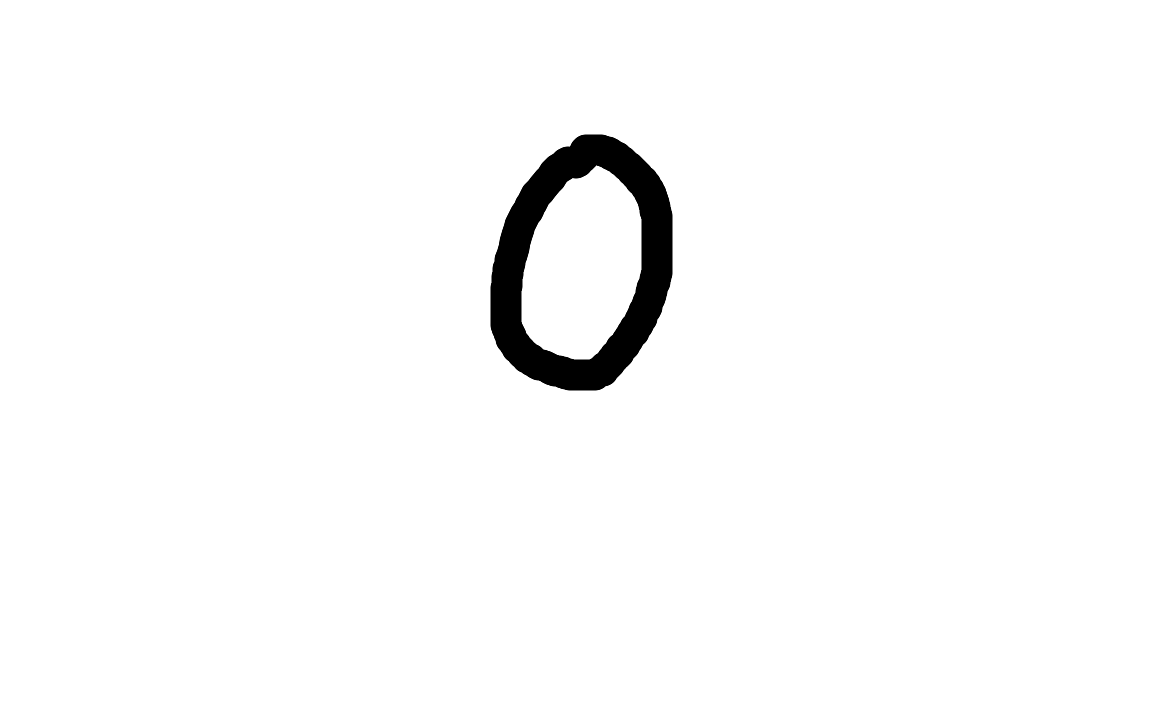
#> input picture my_digits/digit0.png, 1152 x 720 px; its folder holds 4 pictures in this run
$ python predict_image.py
#> lines starting #> are read from the running program, lines starting #| are printed output that depends on the picture; after the words box and inside, x2 and y2 are one past the last pixel; in counts of white or black regions, pixels touching at a corner belong together
### model.py
import numpy as np


class NeuralNetwork:

    def __init__(self, model_path="mnist_model.npz"):

#> called with model_path = 'mnist_model.npz'
        model = np.load(model_path)
#> (reads mnist_model.npz from the repository)

        self.W1 = model["W1"]
        self.b1 = model["b1"]
        self.W2 = model["W2"]
        self.b2 = model["b2"]

        print("Trained model loaded successfully.")


    def relu(self, x):

        return np.maximum(0, x)


    def softmax(self, x):

        x = x - np.max(
            x,
            axis=1,
            keepdims=True
        )

        exp_x = np.exp(x)

        return exp_x / np.sum(
            exp_x,
            axis=1,
            keepdims=True
        )


    def forward(self, X):

        Z1 = np.dot(
            X,
            self.W1
        ) + self.b1

        A1 = self.relu(Z1)

        Z2 = np.dot(
            A1,
            self.W2
        ) + self.b2

        A2 = self.softmax(Z2)

        return A2


    def predict(self, X):

        output = self.forward(X)

        predicted_digit = np.argmax(
            output,
            axis=1
        )[0]

        confidence = np.max(
            output
        ) * 100

        return predicted_digit, confidence, output

# [5 lines that do not run on import are left out]

### predict_image.py
import numpy as np
from model import NeuralNetwork
from PIL import Image


print("Trained model loaded successfully.")

def prepare_image(image_path):

#> called with image_path = 'my_digits/digit0.png'
    image = Image.open(image_path)
#> image is the input picture: PIL image 1152x720 RGBA; mean R, G, B, A 249.2, 249.2, 249.2, 255

    image = image.convert("L")
#> image: PIL image 1152x720 L

    image_array = np.array(image)

    # Invert:
    # white background -> black
    # black digit -> white
    image_array = 255 - image_array
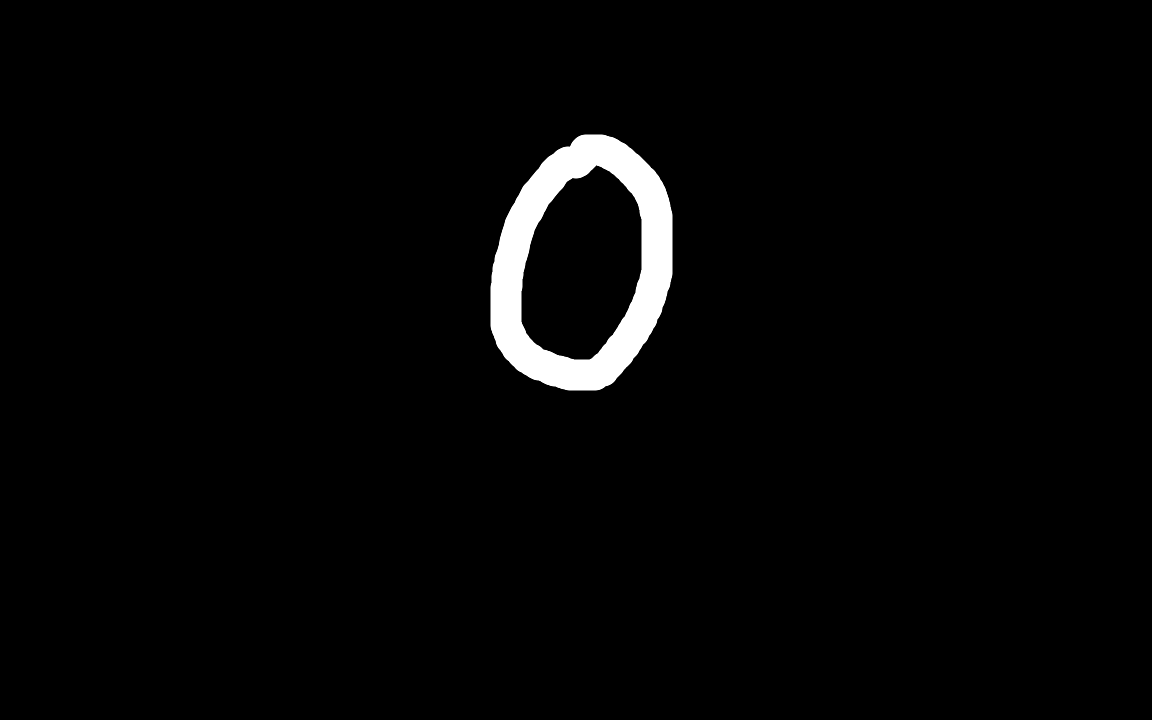
#> image_array: shape (720, 1152); min 0, max 255, mean 5.8

    # Remove weak background noise
    image_array[image_array < 30] = 0
#> image_array: shape (720, 1152); 0.03% of pixels changed, all inside (x1, y1, x2, y2) = (490, 134, 673, 391)

    # Find the digit area
    rows = np.any(image_array > 0, axis=1)
    cols = np.any(image_array > 0, axis=0)

    row_indices = np.where(rows)[0]
#> row_indices = 257 values from 134 to 390
    col_indices = np.where(cols)[0]
#> col_indices = 183 values from 490 to 672

    if len(row_indices) == 0 or len(col_indices) == 0:
        return None

    top = row_indices[0]
#> top = 134
    bottom = row_indices[-1]
#> bottom = 390

    left = col_indices[0]
#> left = 490
    right = col_indices[-1]
#> right = 672

    # Crop digit
    digit = image_array[
        top:bottom + 1,
        left:right + 1
    ]
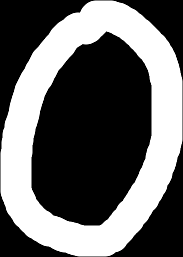
#> digit: shape (257, 183); min 0, max 255, mean 102.2

    digit = Image.fromarray(
        digit.astype(np.uint8)
    )

    # Keep the aspect ratio
    digit.thumbnail((20, 20))

    # Create MNIST-sized black canvas
    canvas = np.zeros(
        (28, 28),
        dtype=np.uint8
    )

    # Initial centering
    x = (28 - digit.width) // 2
#> x = 7
    y = (28 - digit.height) // 2
#> y = 4

    digit_array = np.array(digit)

    canvas[
        y:y + digit.height,
        x:x + digit.width
    ] = digit_array
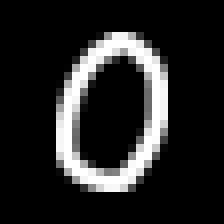
#> canvas: shape (28, 28) (shown 8 times larger); min 0, max 255, mean 36.6

    # -------------------------
    # CENTER OF MASS
    # -------------------------

    total = np.sum(canvas)
#> total = 28664

    if total > 0:

        rows_sum = np.sum(
            canvas,
            axis=1
        )
#> rows_sum = 28 values, max 2118 at index 21, min 0 at index 0, mean 1023.7

        cols_sum = np.sum(
            canvas,
            axis=0
        )
#> cols_sum = 28 values, max 3141 at index 19, min 0 at index 0, mean 1023.7

        center_y = np.sum(
            np.arange(28) * rows_sum
        ) / total
#> center_y = 13.7

        center_x = np.sum(
            np.arange(28) * cols_sum
        ) / total
#> center_x = 13.59

        shift_y = int(
            round(13.5 - center_y)
        )
#> shift_y = 0

        shift_x = int(
            round(13.5 - center_x)
        )
#> shift_x = 0

        canvas = np.roll(
            canvas,
            shift_y,
            axis=0
        )

        canvas = np.roll(
            canvas,
            shift_x,
            axis=1
        )

    # Normalize
    final_array = (
        canvas.astype(float)
        / 255.0
    )

    final_array = final_array.reshape(
        1,
        784
    )

    return final_array

model = NeuralNetwork()

correct = 0
total = 10

print("\nCUSTOM DIGIT TEST")
print("-----------------------------")

for actual_digit in range(10):

    image_path = f"my_digits/digit{actual_digit}.png"

    input_image = prepare_image(
        image_path
    )

    if input_image is None:

        print(
            actual_digit,
            "-> No digit detected"
        )

        continue

    predicted_digit, confidence, output = model.predict(
    input_image)
#> in predict, `confidence = np.max( output ) * 100`: confidence = 95.68
#> predicted_digit = 0; confidence = 95.68

    if predicted_digit == actual_digit:

        correct += 1
        result = "Correct"

    else:

        result = "Wrong"

    print(
        "Actual:",
        actual_digit,
        "| Predicted:",
        predicted_digit,
        "| Confidence:",
        round(confidence, 2),
        "%",
        "|",
        result
    )
#| Actual: 0 | Predicted: 0 | Confidence: 95.68 % | Correct
#> pass 2 of the loop `for actual_digit in range(10):`:
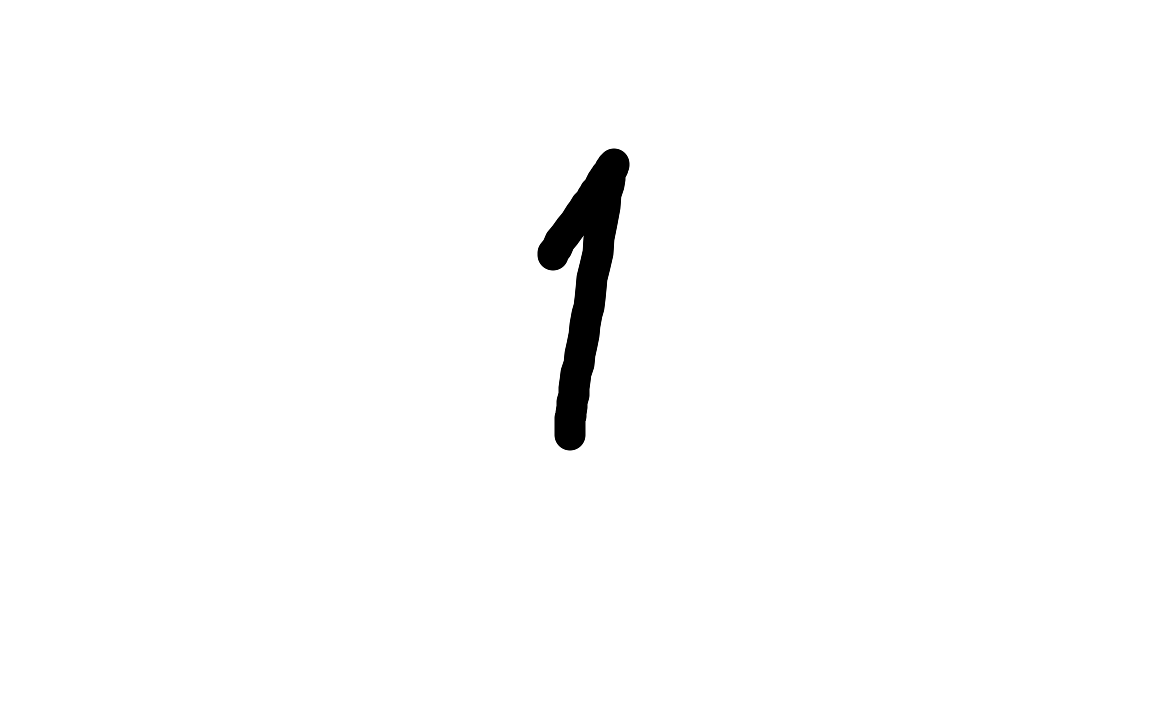
#> input picture my_digits/digit1.png, 1152 x 720 px
#> in prepare_image, image is the input picture: PIL image 1152x720 RGBA; mean R, G, B, A 251.4, 251.4, 251.4, 255
#> image: PIL image 1152x720 L
#> row_indices = 303 values from 148 to 450
#> col_indices = 93 values from 537 to 629
#> top = 148
#> bottom = 450
#> left = 537
#> right = 629
#> in prepare_image (call 2), `digit = image_array[ top:bottom + 1, left:right + 1 ]`:
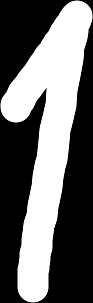
#> digit: shape (303, 93); min 0, max 255, mean 106.7
#> digit_array = 20 rows, first 6: [0, 0, 0, 20, 202, 186], [0, 0, 0, 138, 255, 217], [0, 0, 57, 245, 255, 151], [0, 12, 203, 255, 255, 105], [0, 134, 255, 255, 254, 77], [81, 248, 254, 253, 243, 39]
#> total = 12823
#> rows_sum = 28 values, max 1118 at index 9, min 0 at index 0, mean 458
#> cols_sum = 28 values, max 3607 at index 13, min 0 at index 0, mean 458
#> center_y = 12.49
#> center_x = 13.6
#> shift_y = 1
#> in prepare_image (call 2), `canvas = np.roll( canvas, shift_y, axis=0 )`:
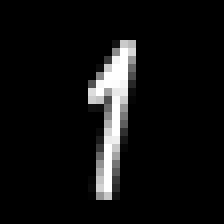
#> canvas: shape (28, 28) (shown 8 times larger); min 0, max 255, mean 16.4
#> `predicted_digit, confidence, output = model.predict( input_image)`: confidence = 83.77
#| Actual: 1 | Predicted: 1 | Confidence: 83.77 % | Correct
#> pass 3 of the loop `for actual_digit in range(10):`:
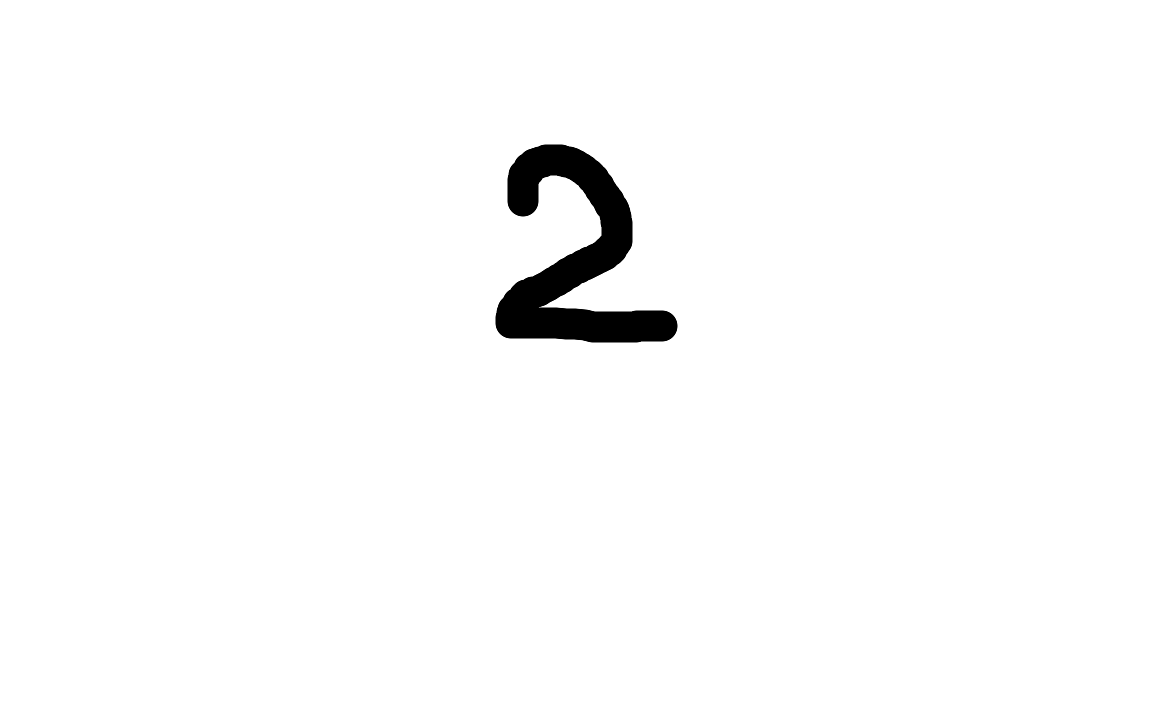
#> input picture my_digits/digit2.png, 1152 x 720 px
#> in prepare_image, image is the input picture: PIL image 1152x720 RGBA; mean R, G, B, A 250.3, 250.3, 250.3, 255
#> image: PIL image 1152x720 L
#> in prepare_image (call 3), `image_array = 255 - image_array`:
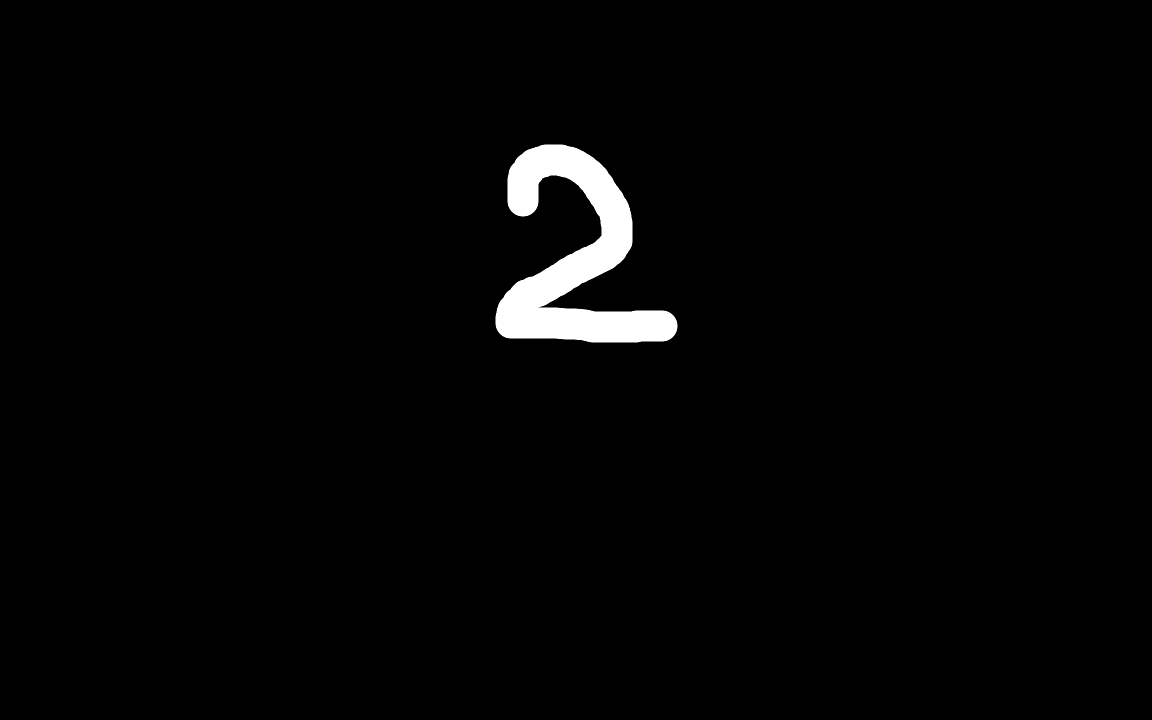
#> image_array: shape (720, 1152); min 0, max 255, mean 4.7
#> row_indices = 199 values from 144 to 342
#> col_indices = 183 values from 495 to 677
#> top = 144
#> bottom = 342
#> left = 495
#> right = 677
#> total = 38514
#> rows_sum = 28 values, max 4529 at index 22, min 0 at index 0, mean 1375.5
#> cols_sum = 28 values, max 3326 at index 15, min 0 at index 0, mean 1375.5
#> center_y = 15.04
#> center_x = 12.36
#> shift_y = -2
#> shift_x = 1
#> in prepare_image (call 3), `canvas = np.roll( canvas, shift_x, axis=1 )`:
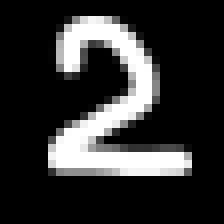
#> canvas: shape (28, 28) (shown 8 times larger); min 0, max 255, mean 49.1
#> `predicted_digit, confidence, output = model.predict( input_image)`: predicted_digit = 2; confidence = 99.67
#| Actual: 2 | Predicted: 2 | Confidence: 99.67 % | Correct
#> (the run stopped early here; a loop or call above may not have finished)
